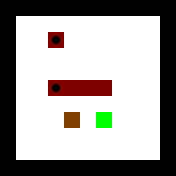

A 2D game scene composited from a Tiled map and its tileset images. What follows is a short description and the map's XML, with every tile layer's data as written:
An orthogonal 11x11 tile map with 16x16 px tiles, 2 tile layers (Layer1, Layer2).

<map version="1.0" orientation="orthogonal" renderorder="right-down" width="11" height="11" tilewidth="16" tileheight="16" nextobjectid="1">
 <tileset firstgid="1" source="../Tiles.tsx" />
 <layer name="Layer1" width="11" height="11">
  <data encoding="csv">
1,1,1,1,1,1,1,1,1,1,1,
1,5,5,5,5,5,5,5,5,5,1,
1,5,5,5,5,5,5,5,5,5,1,
1,5,5,5,5,5,5,5,5,5,1,
1,5,5,5,5,5,5,5,5,5,1,
1,5,5,5,5,5,5,5,5,5,1,
1,5,5,5,5,5,5,5,5,5,1,
1,5,5,5,5,5,5,5,5,5,1,
1,5,5,5,5,5,5,5,5,5,1,
1,5,5,5,5,5,5,5,5,5,1,
1,1,1,1,1,1,1,1,1,1,1
</data>
 </layer>
 <layer name="Layer2" width="11" height="11">
  <data encoding="csv">
0,0,0,0,0,0,0,0,0,0,0,
0,0,0,0,0,0,0,0,0,0,0,
0,0,0,7,0,0,0,0,0,0,0,
0,0,0,0,0,0,0,0,0,0,0,
0,0,0,0,0,0,0,0,0,0,0,
0,0,0,7,3,3,3,0,0,0,0,
0,0,0,0,0,0,0,0,0,0,0,
0,0,0,0,9,0,4,0,0,0,0,
0,0,0,0,0,0,0,0,0,0,0,
0,0,0,0,0,0,0,0,0,0,0,
0,0,0,0,0,0,0,0,0,0,0
</data>
 </layer>
</map>
